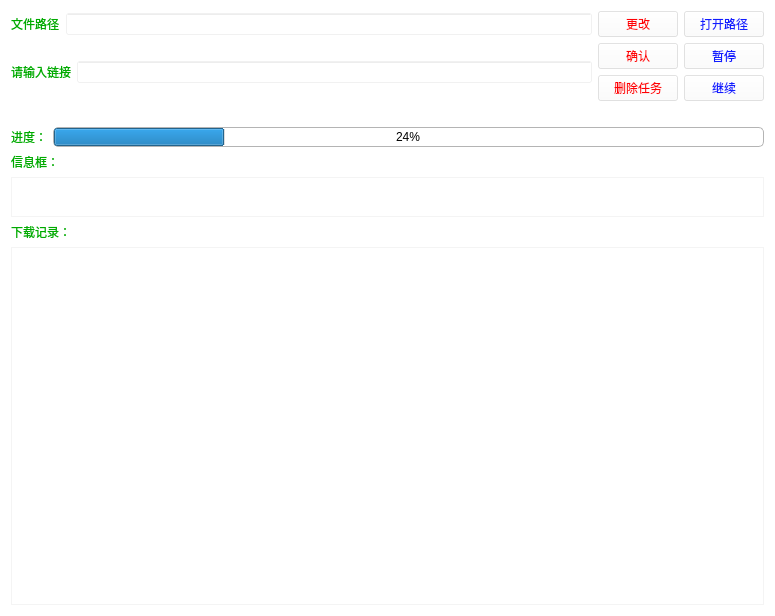
<?xml version="1.0" encoding="UTF-8"?>
<ui version="4.0">
 <class>Widget</class>
 <widget class="QWidget" name="Widget">
  <property name="geometry">
   <rect>
    <x>0</x>
    <y>0</y>
    <width>775</width>
    <height>616</height>
   </rect>
  </property>
  <property name="windowTitle">
   <string>Widget</string>
  </property>
  <property name="styleSheet">
   <string notr="true">font: 9pt &quot;黑体&quot;;
color: rgb(170, 170, 255);
selection-color: qconicalgradient(cx:0.5, cy:0.5, angle:0, stop:0 rgba(255, 255, 255, 255), stop:0.373979 rgba(255, 255, 255, 255), stop:0.373991 rgba(33, 30, 255, 255), stop:0.624018 rgba(33, 30, 255, 255), stop:0.624043 rgba(255, 0, 0, 255), stop:1 rgba(255, 0, 0, 255));
background-color: rgba(255, 255, 255, 50);
</string>
  </property>
  <layout class="QVBoxLayout" name="verticalLayout_3">
   <item>
    <layout class="QVBoxLayout" name="verticalLayout_2">
     <item>
      <layout class="QHBoxLayout" name="horizontalLayout_3">
       <item>
        <widget class="QLabel" name="label_6">
         <property name="styleSheet">
          <string notr="true">color: rgb(0, 170, 0);
background-color: rgba(255, 255, 255, 10);</string>
         </property>
         <property name="text">
          <string>文件路径</string>
         </property>
        </widget>
       </item>
       <item>
        <widget class="QLineEdit" name="lineEdit_path">
         <property name="styleSheet">
          <string notr="true">border-bottom-color: qradialgradient(spread:pad, cx:0.5, cy:0.5, radius:0.5, fx:0.5, fy:0.5, stop:0 rgba(0, 0, 0, 255), stop:0.19397 rgba(0, 0, 0, 255), stop:0.202312 rgba(122, 97, 0, 255), stop:0.495514 rgba(76, 58, 0, 255), stop:0.504819 rgba(255, 255, 255, 255), stop:0.79 rgba(255, 255, 255, 255), stop:1 rgba(255, 158, 158, 255));</string>
         </property>
        </widget>
       </item>
       <item>
        <widget class="QPushButton" name="pathbutton">
         <property name="styleSheet">
          <string notr="true">background-color: rgba(255, 255, 255, 100);
color: rgb(255, 0, 4);</string>
         </property>
         <property name="text">
          <string>更改</string>
         </property>
        </widget>
       </item>
       <item>
        <widget class="QPushButton" name="pushButton_openpath">
         <property name="styleSheet">
          <string notr="true">background-color: rgba(255, 255, 255, 100);
color: rgb(16, 28, 255);</string>
         </property>
         <property name="text">
          <string>打开路径</string>
         </property>
        </widget>
       </item>
      </layout>
     </item>
     <item>
      <layout class="QHBoxLayout" name="horizontalLayout">
       <item>
        <widget class="QLabel" name="label">
         <property name="styleSheet">
          <string notr="true">color: rgb(0, 170, 0);background-color: rgba(255, 255, 255, 10);</string>
         </property>
         <property name="text">
          <string>请输入链接</string>
         </property>
        </widget>
       </item>
       <item>
        <widget class="QLineEdit" name="lineEdit"/>
       </item>
       <item>
        <layout class="QGridLayout" name="gridLayout">
         <item row="0" column="0">
          <widget class="QPushButton" name="pushButton">
           <property name="styleSheet">
            <string notr="true">background-color: rgba(255, 255, 255, 100);
color: rgb(255, 0, 4);</string>
           </property>
           <property name="text">
            <string>确认</string>
           </property>
          </widget>
         </item>
         <item row="0" column="1">
          <widget class="QPushButton" name="suspendButton">
           <property name="styleSheet">
            <string notr="true">color: rgb(16, 28, 255);background-color: rgba(255, 255, 255, 100);</string>
           </property>
           <property name="text">
            <string>暂停</string>
           </property>
          </widget>
         </item>
         <item row="1" column="0">
          <widget class="QPushButton" name="pushButton_delete">
           <property name="styleSheet">
            <string notr="true">background-color: rgba(255, 255, 255, 100);
color: rgb(255, 0, 4);</string>
           </property>
           <property name="text">
            <string>删除任务</string>
           </property>
          </widget>
         </item>
         <item row="1" column="1">
          <widget class="QPushButton" name="continueButton">
           <property name="styleSheet">
            <string notr="true">color: rgb(16, 28, 255);background-color: rgba(255, 255, 255, 100);</string>
           </property>
           <property name="text">
            <string>继续</string>
           </property>
          </widget>
         </item>
        </layout>
       </item>
      </layout>
     </item>
     <item>
      <widget class="QLabel" name="label_2">
       <property name="text">
        <string/>
       </property>
      </widget>
     </item>
     <item>
      <layout class="QHBoxLayout" name="horizontalLayout_2">
       <item>
        <widget class="QLabel" name="label_4">
         <property name="styleSheet">
          <string notr="true">color: rgb(0, 170, 0);background-color: rgba(255, 255, 255, 10);</string>
         </property>
         <property name="text">
          <string>进度：</string>
         </property>
        </widget>
       </item>
       <item>
        <widget class="QProgressBar" name="progressBar">
         <property name="minimumSize">
          <size>
           <width>0</width>
           <height>0</height>
          </size>
         </property>
         <property name="maximumSize">
          <size>
           <width>16777215</width>
           <height>20</height>
          </size>
         </property>
         <property name="styleSheet">
          <string notr="true">font:9pt;
color: rgb(0, 0, 0);
	border-radius:5px;
	text-align:center;
	border:1px solid #E8EDF2;
	background-color: rgb(255, 255, 255,30);
	border-color: rgb(180, 180, 180);
</string>
         </property>
         <property name="value">
          <number>24</number>
         </property>
        </widget>
       </item>
      </layout>
     </item>
     <item>
      <layout class="QVBoxLayout" name="verticalLayout">
       <item>
        <widget class="QLabel" name="label_7">
         <property name="styleSheet">
          <string notr="true">color: rgb(0, 170, 0);background-color: rgba(255, 255, 255, 10);</string>
         </property>
         <property name="text">
          <string>信息框：</string>
         </property>
        </widget>
       </item>
       <item>
        <widget class="QTextEdit" name="textEdit">
         <property name="maximumSize">
          <size>
           <width>16777215</width>
           <height>40</height>
          </size>
         </property>
         <property name="styleSheet">
          <string notr="true">color: rgb(255, 255, 51);</string>
         </property>
        </widget>
       </item>
       <item>
        <widget class="QLabel" name="label_3">
         <property name="styleSheet">
          <string notr="true">color: rgb(0, 170, 0);background-color: rgba(255, 255, 255, 10);</string>
         </property>
         <property name="text">
          <string>下载记录：</string>
         </property>
        </widget>
       </item>
       <item>
        <widget class="QTextEdit" name="textEdit_rec">
         <property name="styleSheet">
          <string notr="true">color: rgb(255, 255, 51);</string>
         </property>
        </widget>
       </item>
      </layout>
     </item>
    </layout>
   </item>
  </layout>
 </widget>
 <resources/>
 <connections/>
</ui>
